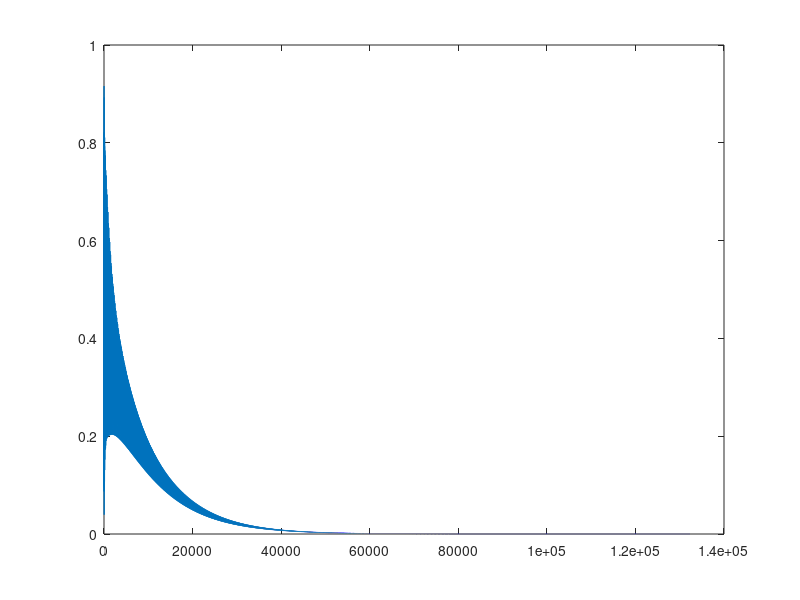

The MATLAB script that drew this image: (Note: this script raises an error after producing the figure.)
fs = 44100; 
duration = 3;
N = fs * duration;
K = int32(100);
A = 110;  
decay = 0.99;

snd = zeros(1, N);

d = rand(1,K+1);

for i=1:N
    index1 = mod(i-1,K) + 1;
    index2 = mod(i,K) + 1;
    d(index1) = decay*(d(index2) + d(index1))/2;
    snd(i) = d(index1);  
end;

plot(snd);

hplayer = audioplayer(snd, fs); play(hplayer)


